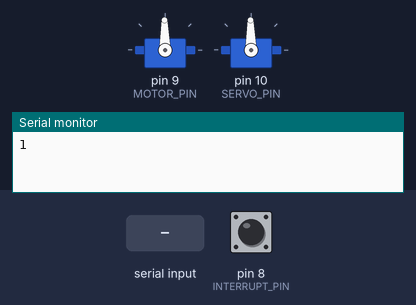
A sketch run on a simulated Arduino Nano, built with avr-gcc and run on an emulated ATmega328P. Parts: 2 × servo, the last lines printed to the serial monitor. Inputs (shaded band) come from the test bench; at power-on: pin 8 (INTERRUPT_PIN) LOW. Random numbers use the default seed unless the sketch sets one; servo pulses on a pin are drawn as a servo (544–2400 µs = 0–180°).

Above: at 1.2 s.
1.3 s: "90 45\n" received over Serial
At 2.4 s:
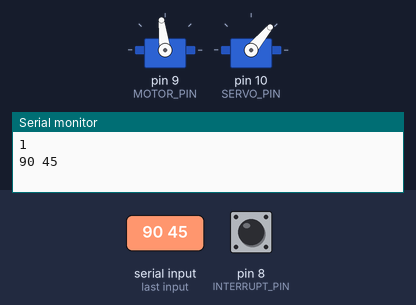
2.8 s: "0\n" received over Serial
At 3.5 s:
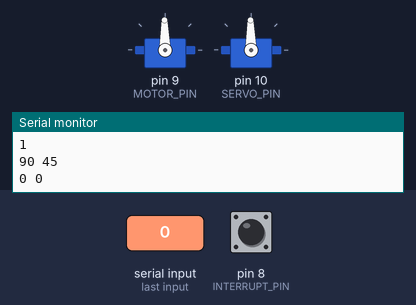
Timing chart, 0 to 5.8 s (numbered marks = the images above; inputs shaded):
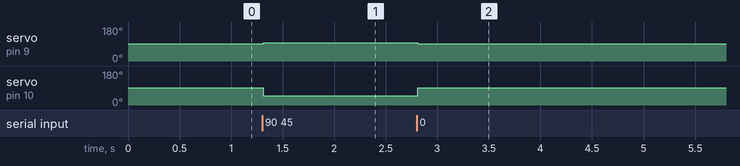

Measured:
- after the input at 1.3 s, servo on pin 9 (MOTOR_PIN): 91° → 97° at once; servo on pin 10 (SERVO_PIN): 91° → 50° at once
- after the input at 2.8 s, servo on pin 9 (MOTOR_PIN): 97° → 91° at once; servo on pin 10 (SERVO_PIN): 50° → 91° at once

The sketch:

actuators.ino
```cpp
#include <Wire.h>

volatile float PID_KP      = 0.12;
volatile float PID_KI      = 0.22;
volatile float PID_THRESH  = 100;
volatile float PID_IE      = 0;

volatile int DESIRED_ANGLE = 0;
volatile int DESIRED_SPEED = 0;
volatile int CURRENT_SPEED = 0;
unsigned int CURRENT_MOTOR_CNT;
unsigned int CURRENT_SERVO_CNT;

volatile unsigned int PID_SAMPLING_PERIOD_MS = 0;
volatile unsigned int PID_ELAPSED_MS   = 0;

volatile bool RUN_PID_ROUTINE = false;

// const float ANGLE_CONV_ADD_CONST  = 196.6265;
// const float ANGLE_CONV_PROD_CONST = -0.07229;

const float ANGLE_CONV_ADD_CONST  = 1478.5;
const float ANGLE_CONV_PROD_CONST = -13.95;

const unsigned int DEBUG_PIN     = A6;
const unsigned int INTERRUPT_PIN = 8;
const unsigned int MOTOR_PIN     = 9;
const unsigned int SERVO_PIN     = 10;;

const bool AUTO_MODE = HIGH;

const unsigned long BAUD_RATE = 2000000;

const byte I2C_ID = 1;

const unsigned int TEST_CONST            = 11;
const unsigned int TEST_ROUTINE_DELAY_MS = 500;

// ---------------------------------------
//  AUTO MODIFIED
//  (DO NOT MANUALLY CHANGE UNLESS YOU KNOW WHAT YOU'RE DOING!)
// ---------------------------------------
const unsigned int MOTOR_IDLE_CNT = 1478;
const unsigned int SERVO_IDLE_CNT = 1475;
const unsigned int MOTOR_MIN_CNT  = 1546; //1534
const unsigned int SERVO_MIN_CNT  = 1060;
const unsigned int SERVO_MAX_CNT  = 1897;
// ----------------------------------------
const unsigned int MOTOR_MAX_CNT = MOTOR_IDLE_CNT + 500;

enum states {INIT, SUM, STAY, RESTART, START, STOP};
states state = INIT;
long test_init_time;
unsigned int test_motor_cnt = 0;
unsigned int test_motor_cnt_2 = 1574;

unsigned int test_motor_min_cnt = 1561;
unsigned int test_motor_max_cnt = 1580;

void setup() {
  pinMode(DEBUG_PIN, INPUT);
  pinMode(INTERRUPT_PIN, INPUT);
  pinMode(MOTOR_PIN, OUTPUT);
  pinMode(SERVO_PIN, OUTPUT);

  Serial.begin(BAUD_RATE);
  Serial.println(analogRead(DEBUG_PIN) > 100 ? 1 : 0);

  PID_ELAPSED_MS = millis();
  Wire.begin(I2C_ID);
  Wire.onReceive(receive_i2c_speed_message);

  init_pwm_timer();
  while(get_operating_mode() == AUTO_MODE) set_motor_pwm(0);
  randomSeed(analogRead(0));
}

void loop() {
  digitalWrite(LED_BUILTIN, get_operating_mode());
  // control_actuators();
  control_actuators_test();
}

void experiment_routine(){
  switch(state){
    case INIT:
    if(get_operating_mode() == AUTO_MODE){
      test_motor_cnt = 1525;
      state = SUM;
      test_init_time = millis();
    }
    break;
    case SUM:
    if(CURRENT_SPEED > 0){
      state = STAY;
      test_init_time = millis();
    }
    else{
      if(millis() - test_init_time > 2000){
        test_motor_cnt = test_motor_cnt < 1550 ? test_motor_cnt + 1 : test_motor_cnt;
        test_init_time = millis();
      }
    }
    break;
    case STAY:
    if(millis() - test_init_time > 6000){
      test_motor_cnt = 0;
      state = RESTART;
    }
    break;
    case RESTART:
    if(get_operating_mode() != AUTO_MODE){
      state = INIT;
    }
    break;
    default:
    break;
  }
  set_motor_pwm(test_motor_cnt);
}

void experiment_routine_2(){
  switch(state){
    case INIT:
    if(get_operating_mode() == AUTO_MODE){
      test_motor_cnt = 0;
      state = START;
      test_init_time = millis();
    }
    break;
    case START:
    if (millis() - test_init_time > 3000){
      test_motor_cnt = MOTOR_IDLE_CNT;
      state = STOP;
      test_init_time = millis();
    }
    break;
    case STOP:
    if (millis() - test_init_time > 5000){
      test_motor_cnt = test_motor_cnt_2;
      state = STAY;
      test_init_time = millis();
    }
    case STAY:
    if(millis() - test_init_time > 10000){
      test_motor_cnt = 0;
      state = RESTART;
    }
    break;
    case RESTART:
    if(get_operating_mode() != AUTO_MODE){
      state = INIT;
      test_motor_cnt_2 = test_motor_cnt_2 + 1;
    }
    break;
    default:
    break;
  }
  set_motor_pwm(test_motor_cnt);
}

void experiment_routine_3(){
  switch(state){
    case INIT:
    if(get_operating_mode() == AUTO_MODE){
      test_motor_cnt = 0;
      state = START;
      test_init_time = millis();
    }
    break;
    case START:
    if (millis() - test_init_time > 3000){
      test_motor_cnt = MOTOR_IDLE_CNT;
      state = STOP;
      test_init_time = millis();
    }
    break;
    case STOP:
    if (millis() - test_init_time > 5000){
      unsigned int new_test_motor_cnt = random(test_motor_min_cnt, test_motor_max_cnt);
      // while(new_test_motor_cnt < test_motor_cnt + 15 && new_test_motor_cnt > test_motor_cnt - 15) new_test_motor_cnt = random(test_motor_min_cnt, test_motor_max_cnt);
      while(new_test_motor_cnt == test_motor_cnt) new_test_motor_cnt = random(test_motor_min_cnt, test_motor_max_cnt);
      test_motor_cnt = new_test_motor_cnt;
      state = STAY;
      test_init_time = millis();
    }
    case STAY:
    if(get_operating_mode() != AUTO_MODE){
      state = INIT;
      test_motor_cnt = 0;
    }
    if(millis() - test_init_time >= 6000){
      unsigned int new_test_motor_cnt = random(test_motor_min_cnt, test_motor_max_cnt);
      // while(new_test_motor_cnt < test_motor_cnt + 5 && new_test_motor_cnt > test_motor_cnt - 5) new_test_motor_cnt = random(test_motor_min_cnt, test_motor_max_cnt);
      while(new_test_motor_cnt == test_motor_cnt) new_test_motor_cnt = random(test_motor_min_cnt, test_motor_max_cnt);
      test_motor_cnt = new_test_motor_cnt;
      test_init_time = millis();
    }
    break;
    default:
    break;
  }
  set_motor_pwm(test_motor_cnt);
}

void serialEvent() {
  char command[40];
  char input_char = -1;
  int id = 0;

  while(Serial.available()){
    input_char = Serial.read();
    command[id] = input_char;
    id++;
    command[id] = '\0';
  }

  if (strcmp(command, "GET\r\n") == 0){
    Serial.println(String(CURRENT_MOTOR_CNT) + " " + String(CURRENT_SERVO_CNT));
    return;
  }

  int desired_speed;
  int desired_angle;

  sscanf(command, "%d %d", &desired_speed, &desired_angle);

  if(desired_angle != TEST_CONST && desired_speed != TEST_CONST){
    DESIRED_SPEED = desired_speed;
    DESIRED_ANGLE = desired_angle;
  }
  else{
    test_routine();
  }

  Serial.println(String(DESIRED_SPEED) + " " + String(DESIRED_ANGLE));
}

// void serialEvent() {
//   char command[40];
//   char input_char = -1;
//   int id = 0;
//   while(Serial.available()){
//     input_char = Serial.read();
//     command[id] = input_char;
//     id++;
//     command[id] = '\0';
//   }
//   if(strcmp(command, "GET\r\n") == 0){
//     Serial.println(String(CURRENT_MOTOR_CNT) + " " + String(CURRENT_SERVO_CNT));
//     return;
//   }
//   sscanf(command, "%f %f %f %f", &DESIRED_SPEED, &PID_KP, &PID_KI, &PID_THRESH);
//   Serial.println(String(PID_SAMPLING_PERIOD_MS) + " " + String(CURRENT_SPEED) + " " + String(DESIRED_SPEED) + " " + String(PID_KP) +  " " + String(PID_KI) + " " + String(PID_THRESH));
// }


void receive_i2c_speed_message(int numBytes) {
  char speed_str[10];
  char input_char = -1;
  int id = 0;

  while (Wire.available()) {
    input_char = Wire.read();
    speed_str[id] = input_char;
    id++;
    speed_str[id] = '\0';
  }

  CURRENT_SPEED = atoi(speed_str);

  // itoa(DESIRED_SPEED, speed_str, 10);
  //
  // Wire.beginTransmission(I2C_ID);
  // Wire.write(speed_str);
  // Wire.endTransmission();

  PID_SAMPLING_PERIOD_MS = millis() - PID_ELAPSED_MS;
  PID_ELAPSED_MS = millis();
  RUN_PID_ROUTINE = true;

}

void init_pwm_timer() {
  TCCR1A = _BV(COM1A1) | _BV(COM1B1) | _BV(WGM11);
  TCCR1B = _BV(WGM13) | _BV(CS11);
  ICR1 = 20000;
}

bool get_operating_mode(){
  return PINB & B00000001;
}

void output_motors_pwm(unsigned int motor_cnt, unsigned int servo_cnt){
  motor_cnt = motor_cnt <= MOTOR_IDLE_CNT || DESIRED_SPEED <= 0 ? MOTOR_IDLE_CNT : motor_cnt <= MOTOR_MIN_CNT ? MOTOR_MIN_CNT : motor_cnt >= MOTOR_MAX_CNT ? MOTOR_MAX_CNT : motor_cnt;
  servo_cnt = servo_cnt <= SERVO_MIN_CNT ? SERVO_MIN_CNT : (servo_cnt >= SERVO_MAX_CNT ? SERVO_MAX_CNT : servo_cnt);
  set_motor_pwm(motor_cnt);
  set_servo_pwm(servo_cnt);
}

void set_motors_pwm_output(int motor_pwm_cnt, int servo_pwm_cnt){
  set_motor_pwm(motor_pwm_cnt);
  set_servo_pwm(servo_pwm_cnt);
}

void set_motor_pwm(int motor_pwm_cnt) {
  CURRENT_MOTOR_CNT = motor_pwm_cnt;
  OCR1A = motor_pwm_cnt;
}

void set_servo_pwm(int servo_pwm_cnt) {
  CURRENT_SERVO_CNT = servo_pwm_cnt;
  OCR1B = servo_pwm_cnt;
}

void control_actuators(){
  if (!RUN_PID_ROUTINE) return;

  if (get_operating_mode() != AUTO_MODE) {
    PID_IE = 0;
    return;
  }

  RUN_PID_ROUTINE = false;

  unsigned int motor_cnt;
  // unsigned int servo_cnt = ((float)DESIRED_ANGLE -  ANGLE_CONV_ADD_CONST) / ANGLE_CONV_PROD_CONST;
  unsigned int servo_cnt = ((float) DESIRED_ANGLE * ANGLE_CONV_PROD_CONST) +  ANGLE_CONV_ADD_CONST;
  float speed_error = (float)(DESIRED_SPEED - CURRENT_SPEED);
  float PID_PE = PID_KP * speed_error;
  PID_IE = max(- PID_THRESH , min(PID_IE + PID_KI * ((float)PID_SAMPLING_PERIOD_MS / 1000.0) * speed_error, PID_THRESH));
  motor_cnt = PID_PE + PID_IE + MOTOR_MIN_CNT;
  output_motors_pwm(motor_cnt, servo_cnt);
}

void control_actuators_test(){
  // unsigned int servo_cnt = ((float)DESIRED_ANGLE -  ANGLE_CONV_ADD_CONST) / ANGLE_CONV_PROD_CONST;
  unsigned int servo_cnt = ((float) DESIRED_ANGLE * ANGLE_CONV_PROD_CONST) +  ANGLE_CONV_ADD_CONST;
  output_motors_pwm(MOTOR_MIN_CNT, servo_cnt);
}

void test_routine(){
  set_motor_pwm(MOTOR_IDLE_CNT);
  set_servo_pwm(SERVO_IDLE_CNT);
  delay(TEST_ROUTINE_DELAY_MS);

  set_motor_pwm(MOTOR_MIN_CNT);
  set_servo_pwm(SERVO_IDLE_CNT);
  delay(TEST_ROUTINE_DELAY_MS);

  set_motor_pwm(MOTOR_MIN_CNT);
  set_servo_pwm(SERVO_MAX_CNT);
  delay(TEST_ROUTINE_DELAY_MS);

  set_motor_pwm(MOTOR_MIN_CNT);
  set_servo_pwm(SERVO_IDLE_CNT);
  delay(TEST_ROUTINE_DELAY_MS);

  set_motor_pwm(MOTOR_MIN_CNT);
  set_servo_pwm(SERVO_MIN_CNT);
  delay(TEST_ROUTINE_DELAY_MS);

  set_motor_pwm(MOTOR_MIN_CNT);
  set_servo_pwm(SERVO_IDLE_CNT);
  delay(TEST_ROUTINE_DELAY_MS);

  set_motor_pwm(MOTOR_MIN_CNT);
  set_servo_pwm(SERVO_MAX_CNT);
  delay(TEST_ROUTINE_DELAY_MS);

  set_motor_pwm(MOTOR_MIN_CNT);
  set_servo_pwm(SERVO_MIN_CNT);
  delay(TEST_ROUTINE_DELAY_MS);

  set_motor_pwm(MOTOR_MIN_CNT);
  set_servo_pwm(SERVO_MAX_CNT);
  delay(TEST_ROUTINE_DELAY_MS);

  set_motor_pwm(MOTOR_MIN_CNT);
  set_servo_pwm(SERVO_IDLE_CNT);
  delay(TEST_ROUTINE_DELAY_MS);

  set_motor_pwm(MOTOR_IDLE_CNT);
  set_servo_pwm(SERVO_IDLE_CNT);
  delay(TEST_ROUTINE_DELAY_MS);
}
```
